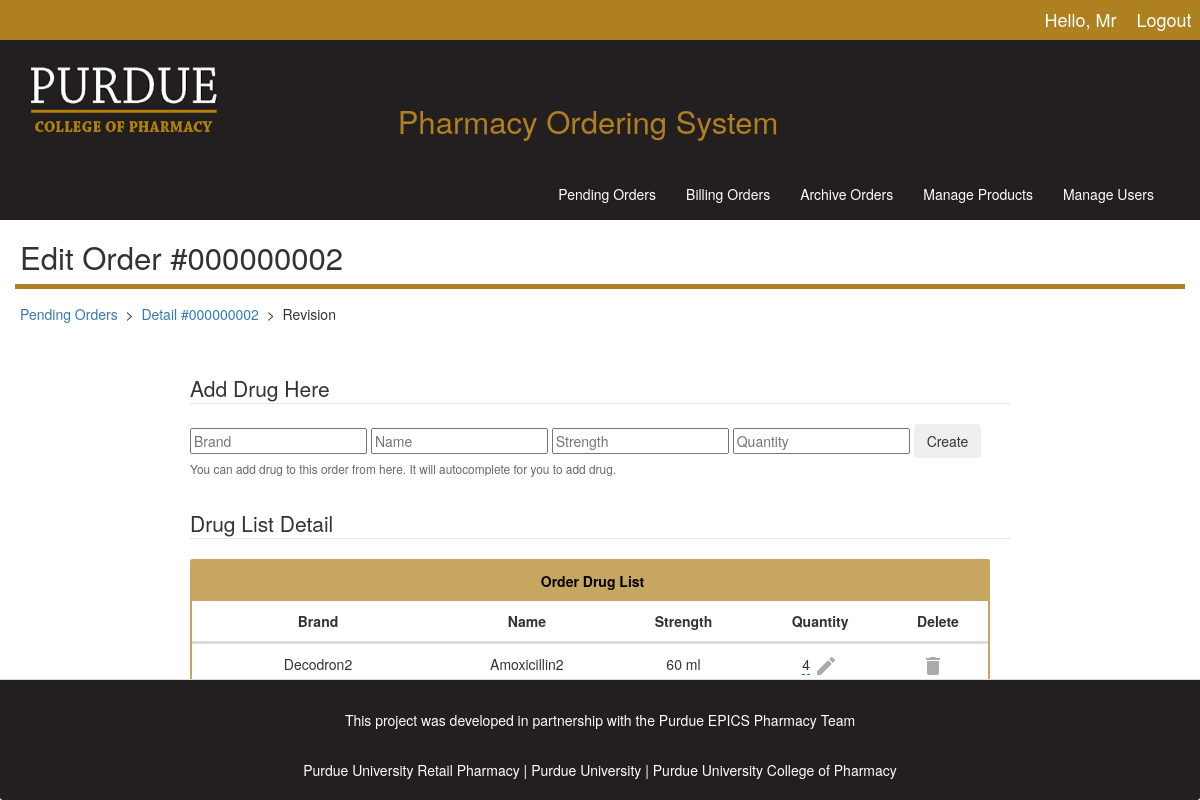
Page /adminpage/order/2/revision/ (signed in) on the earlier database version.
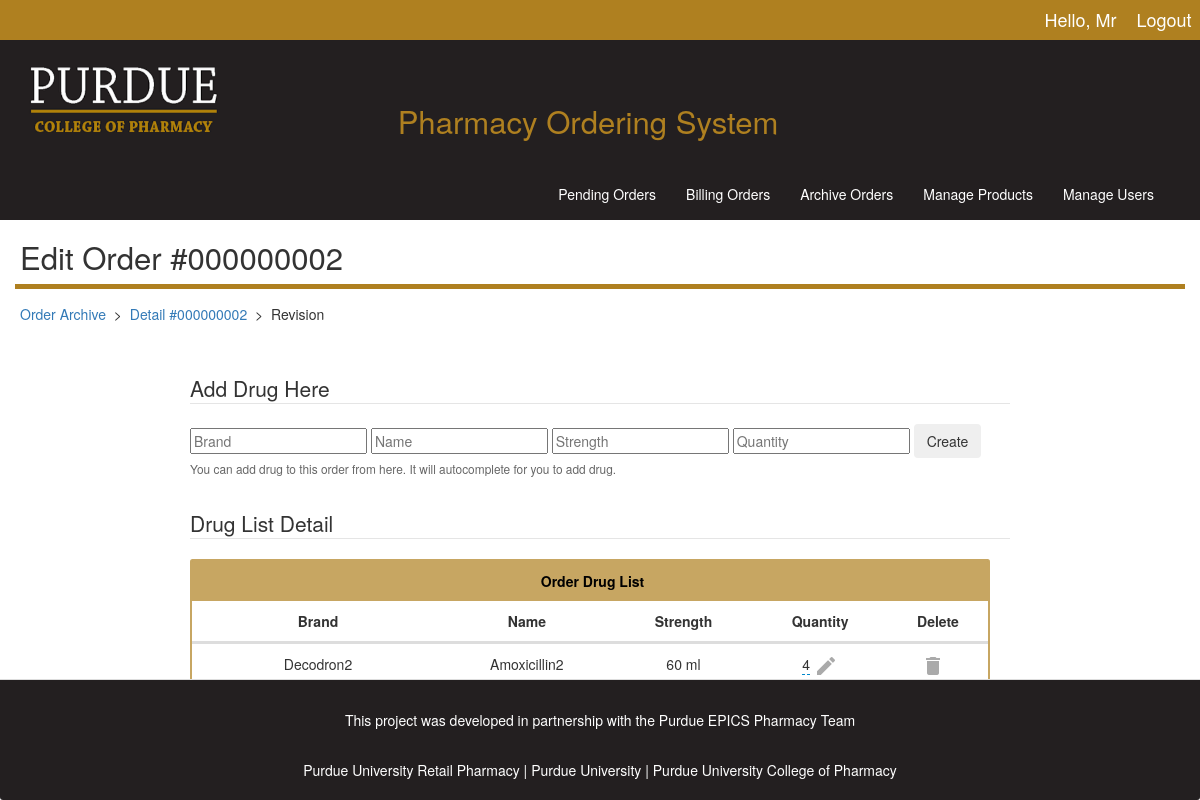
Same page on the later database version.
### adminpage/views.py (the view)
# urls.py: url(r'^order/(?P<order_id>[0-9]+)/revision/$', views.admin_editPage, name="admin_editPage"),
@login_required
def admin_editPage(request, order_id):
    user = request.user
    order = get_object_or_404(Order, pk=order_id)
    form = Drug_form(request.POST or None)
    if request.method == 'POST':
        if form.is_valid():
            drug = form.save(commit=False)
            drug.order_obj = order
            drug.save()
            form = Drug_form()
    drug_set = order.drug_set.all()
    context = {'user': user,
               'order': order,
               'drug_set': drug_set,
               'form': form, }
    return render(request, "orderEdit.html", context)

### adminpage/forms.py
class Drug_form(forms.ModelForm):
    quantity = forms.IntegerField(min_value=1)
    class Meta:
        model = Drug
        fields = ['brand', 'name', 'strength', 'quantity', ]
    helper = FormHelper()
    helper.form_method = 'POST'
    helper.form_class = 'form-inline'
    helper.field_template = 'bootstrap3/layout/inline_field.html'
    helper.layout = Layout(
        'brand',
        'name',
        'strength',
        'quantity',
        FormActions(StrictButton('Create', type="submit")),
    )

### adminpage/templates/orderEdit.html (shortened to what this page needs)
{% extends 'base.html' %}
{% block head %}Edit Order #{{order.pk|stringformat:"09d"}}{% endblock %}
{% block more_style %}
    {% load static %}
    <link rel="stylesheet" href="{% static 'bootstrap3-editable/css/bootstrap-editable.css' %}">
    <link rel="stylesheet" href="{% static 'css/edit.css' %}">
{% endblock %}
{% block body %}
{% load crispy_forms_tags %}
<div class="container" style="margin-top:-12px; padding-left:5px;">
  <h5>
    {% if order.status == "billing" %}
      <a href="{% url 'adminpage:admin_billing' %}">Billing Orders</a>
    {% else %}{% if order.status == "complete" %}
      <a href="{% url 'adminpage:admin_archive' %}">Order Archive</a>
    {% else %}
      <a href="{% url 'adminpage:admin_home' %}">Pending Orders</a>
    {% endif %}{% endif %}
    &nbsp;>&nbsp;
    <a href="{% url 'adminpage:admin_orderDetail' order.pk %}">
        Detail #{{order.pk|stringformat:"09d"}}
    </a>
    &nbsp;>&nbsp; Revision
  </h5>
</div>
<br>
<div class="container content" id='druglist'>
  <div class="container content" id="form" style="clear:both;"><br>
    <div class="row">
    <div class="center-block" style="width:820px;">
      <legend>Add Drug Here </legend>
      {% crispy form %}
      <small style="color:#666;">
        You can add drug to this order from here. It will autocomplete for you to add drug.
      </small>
    </div>
    </div>
    <div class="row">
      <div class="center-block" style="width:820px;">
        <legend style="margin-top:30px;">Drug List Detail</legend>
        {% include 'orderlist.html' with drug_set=drug_set only %}
      </div>
    </div>
  </div>
</div>
{% load static %}
{% endblock %}

Differences in the rows shown:
changed Order "000000002": status "filled" → "complete" (drawn)
Other differences:
text no longer shown: "Pending Orders"
text now shown: "Order Archive"
